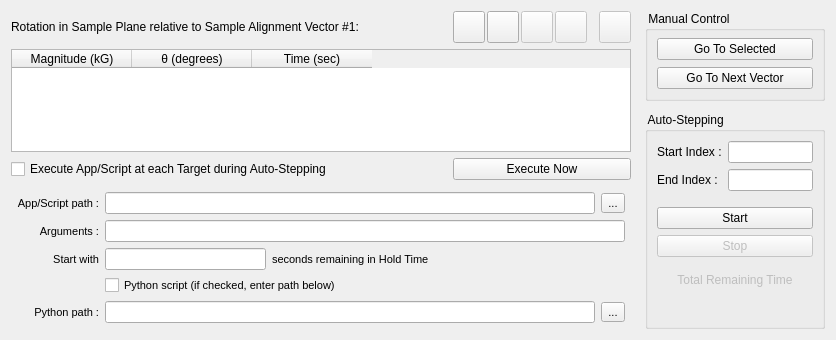
      <widget class="QWidget" name="rotationTab">
       <property name="font">
        <font>
         <pointsize>9</pointsize>
         <bold>false</bold>
        </font>
       </property>
       <attribute name="title">
        <string>Polar Rotation in Sample Alignment Plane</string>
       </attribute>
       <layout class="QGridLayout" name="rotationTabLayout">
        <property name="horizontalSpacing">
         <number>14</number>
        </property>
        <property name="verticalSpacing">
         <number>6</number>
        </property>
        <item row="0" column="3">
         <widget class="QFrame" name="polarRowEditFrame">
          <property name="minimumSize">
           <size>
            <width>0</width>
            <height>32</height>
           </size>
          </property>
          <property name="frameShape">
           <enum>QFrame::NoFrame</enum>
          </property>
          <property name="frameShadow">
           <enum>QFrame::Raised</enum>
          </property>
          <property name="lineWidth">
           <number>0</number>
          </property>
          <layout class="QHBoxLayout" name="polarRowEditHorizontalLayout">
           <property name="spacing">
            <number>2</number>
           </property>
           <property name="leftMargin">
            <number>0</number>
           </property>
           <property name="topMargin">
            <number>0</number>
           </property>
           <property name="rightMargin">
            <number>0</number>
           </property>
           <property name="bottomMargin">
            <number>0</number>
           </property>
           <item>
            <widget class="QToolButton" name="polarAddRowAboveToolButton">
             <property name="enabled">
              <bool>true</bool>
             </property>
             <property name="minimumSize">
              <size>
               <width>32</width>
               <height>32</height>
              </size>
             </property>
             <property name="toolTip">
              <string>Add Row Above</string>
             </property>
             <property name="text">
              <string/>
             </property>
             <property name="icon">
              <iconset>
               <normalon>:/multiaxis/Resources/insert-above.png</normalon>
              </iconset>
             </property>
             <property name="iconSize">
              <size>
               <width>24</width>
               <height>24</height>
              </size>
             </property>
            </widget>
           </item>
           <item>
            <widget class="QToolButton" name="polarAddRowBelowToolButton">
             <property name="enabled">
              <bool>true</bool>
             </property>
             <property name="minimumSize">
              <size>
               <width>32</width>
               <height>32</height>
              </size>
             </property>
             <property name="toolTip">
              <string>Add Row Below</string>
             </property>
             <property name="text">
              <string/>
             </property>
             <property name="icon">
              <iconset resource="multiaxisoperation.qrc">
               <normaloff>:/multiaxis/Resources/insert-below.png</normaloff>:/multiaxis/Resources/insert-below.png</iconset>
             </property>
             <property name="iconSize">
              <size>
               <width>24</width>
               <height>24</height>
              </size>
             </property>
            </widget>
           </item>
           <item>
            <widget class="QToolButton" name="polarRemoveRowToolButton">
             <property name="enabled">
              <bool>false</bool>
             </property>
             <property name="minimumSize">
              <size>
               <width>32</width>
               <height>32</height>
              </size>
             </property>
             <property name="toolTip">
              <string>Delete Row</string>
             </property>
             <property name="text">
              <string/>
             </property>
             <property name="icon">
              <iconset resource="multiaxisoperation.qrc">
               <normaloff>:/multiaxis/Resources/delete-row.png</normaloff>:/multiaxis/Resources/delete-row.png</iconset>
             </property>
             <property name="iconSize">
              <size>
               <width>24</width>
               <height>24</height>
              </size>
             </property>
            </widget>
           </item>
           <item>
            <widget class="QToolButton" name="polarTableClearToolButton">
             <property name="enabled">
              <bool>false</bool>
             </property>
             <property name="minimumSize">
              <size>
               <width>32</width>
               <height>32</height>
              </size>
             </property>
             <property name="toolTip">
              <string>Clear Table</string>
             </property>
             <property name="text">
              <string/>
             </property>
             <property name="icon">
              <iconset resource="multiaxisoperation.qrc">
               <normaloff>:/multiaxis/Resources/erase-table.png</normaloff>:/multiaxis/Resources/erase-table.png</iconset>
             </property>
             <property name="iconSize">
              <size>
               <width>24</width>
               <height>24</height>
              </size>
             </property>
            </widget>
           </item>
           <item>
            <spacer name="polarToolBarSpacer">
             <property name="orientation">
              <enum>Qt::Horizontal</enum>
             </property>
             <property name="sizeType">
              <enum>QSizePolicy::Fixed</enum>
             </property>
             <property name="sizeHint" stdset="0">
              <size>
               <width>10</width>
               <height>20</height>
              </size>
             </property>
            </spacer>
           </item>
           <item>
            <widget class="QToolButton" name="polarPswitchToggleToolButton">
             <property name="enabled">
              <bool>false</bool>
             </property>
             <property name="minimumSize">
              <size>
               <width>32</width>
               <height>32</height>
              </size>
             </property>
             <property name="toolTip">
              <string>Toggle Persistence for All Entries</string>
             </property>
             <property name="text">
              <string/>
             </property>
             <property name="icon">
              <iconset resource="multiaxisoperation.qrc">
               <normaloff>:/multiaxis/Resources/pswitch.png</normaloff>:/multiaxis/Resources/pswitch.png</iconset>
             </property>
             <property name="iconSize">
              <size>
               <width>24</width>
               <height>24</height>
              </size>
             </property>
            </widget>
           </item>
          </layout>
         </widget>
        </item>
        <item row="0" column="4" rowspan="4">
         <widget class="QFrame" name="polarControlFrame">
          <property name="maximumSize">
           <size>
            <width>180</width>
            <height>16777215</height>
           </size>
          </property>
          <property name="frameShape">
           <enum>QFrame::NoFrame</enum>
          </property>
          <property name="frameShadow">
           <enum>QFrame::Raised</enum>
          </property>
          <property name="lineWidth">
           <number>0</number>
          </property>
          <layout class="QVBoxLayout" name="polarControlLayout">
           <property name="spacing">
            <number>11</number>
           </property>
           <property name="leftMargin">
            <number>0</number>
           </property>
           <property name="topMargin">
            <number>0</number>
           </property>
           <property name="rightMargin">
            <number>0</number>
           </property>
           <property name="bottomMargin">
            <number>0</number>
           </property>
           <item>
            <widget class="QGroupBox" name="manualPolarControlGroupBox">
             <property name="title">
              <string> Manual Control </string>
             </property>
             <layout class="QVBoxLayout" name="manualControlLayout_2">
              <property name="spacing">
               <number>7</number>
              </property>
              <property name="topMargin">
               <number>7</number>
              </property>
              <item>
               <widget class="QPushButton" name="goToSelectedButtonPolar">
                <property name="minimumSize">
                 <size>
                  <width>0</width>
                  <height>0</height>
                 </size>
                </property>
                <property name="toolTip">
                 <string>Goes to first row in selection</string>
                </property>
                <property name="text">
                 <string>Go To Selected</string>
                </property>
               </widget>
              </item>
              <item>
               <widget class="QPushButton" name="goToNextVectorButtonPolar">
                <property name="minimumSize">
                 <size>
                  <width>150</width>
                  <height>0</height>
                 </size>
                </property>
                <property name="maximumSize">
                 <size>
                  <width>16777215</width>
                  <height>16777215</height>
                 </size>
                </property>
                <property name="toolTip">
                 <string>Goes to next vector in table</string>
                </property>
                <property name="text">
                 <string>Go To Next Vector</string>
                </property>
               </widget>
              </item>
             </layout>
            </widget>
           </item>
           <item>
            <widget class="QGroupBox" name="autoStepGroupBoxPolar">
             <property name="minimumSize">
              <size>
               <width>0</width>
               <height>211</height>
              </size>
             </property>
             <property name="title">
              <string> Auto-Stepping </string>
             </property>
             <layout class="QGridLayout" name="polarAutostepLayout">
              <property name="topMargin">
               <number>9</number>
              </property>
              <item row="0" column="0">
               <widget class="QLabel" name="startIndexLabelPolar">
                <property name="text">
                 <string>Start Index :</string>
                </property>
               </widget>
              </item>
              <item row="1" column="1">
               <widget class="QLineEdit" name="endIndexEditPolar"/>
              </item>
              <item row="4" column="0" colspan="2">
               <widget class="QPushButton" name="autostepStartButtonPolar">
                <property name="text">
                 <string>Start</string>
                </property>
               </widget>
              </item>
              <item row="2" column="1">
               <spacer name="verticalSpacer_3">
                <property name="orientation">
                 <enum>Qt::Vertical</enum>
                </property>
                <property name="sizeType">
                 <enum>QSizePolicy::Preferred</enum>
                </property>
                <property name="sizeHint" stdset="0">
                 <size>
                  <width>20</width>
                  <height>10</height>
                 </size>
                </property>
               </spacer>
              </item>
              <item row="9" column="1">
               <spacer name="verticalSpacer_4">
                <property name="orientation">
                 <enum>Qt::Vertical</enum>
                </property>
                <property name="sizeType">
                 <enum>QSizePolicy::MinimumExpanding</enum>
                </property>
                <property name="sizeHint" stdset="0">
                 <size>
                  <width>20</width>
                  <height>10</height>
                 </size>
                </property>
               </spacer>
              </item>
              <item row="1" column="0">
               <widget class="QLabel" name="endIndexLabelPolar">
                <property name="text">
                 <string>End Index :</string>
                </property>
               </widget>
              </item>
              <item row="0" column="1">
               <widget class="QLineEdit" name="startIndexEditPolar"/>
              </item>
              <item row="5" column="0" colspan="2">
               <widget class="QPushButton" name="autostartStopButtonPolar">
                <property name="enabled">
                 <bool>false</bool>
                </property>
                <property name="text">
                 <string>Stop</string>
                </property>
               </widget>
              </item>
              <item row="8" column="0" colspan="2">
               <widget class="QLabel" name="polarRemainingTimeValue">
                <property name="enabled">
                 <bool>false</bool>
                </property>
                <property name="text">
                 <string/>
                </property>
                <property name="alignment">
                 <set>Qt::AlignCenter</set>
                </property>
               </widget>
              </item>
              <item row="7" column="0" colspan="2">
               <widget class="QLabel" name="polarRemainingTimeLabel">
                <property name="enabled">
                 <bool>false</bool>
                </property>
                <property name="text">
                 <string>Total Remaining Time</string>
                </property>
                <property name="alignment">
                 <set>Qt::AlignCenter</set>
                </property>
               </widget>
              </item>
              <item row="6" column="1">
               <spacer name="verticalSpacer_6">
                <property name="orientation">
                 <enum>Qt::Vertical</enum>
                </property>
                <property name="sizeType">
                 <enum>QSizePolicy::Preferred</enum>
                </property>
                <property name="sizeHint" stdset="0">
                 <size>
                  <width>20</width>
                  <height>10</height>
                 </size>
                </property>
               </spacer>
              </item>
             </layout>
            </widget>
           </item>
          </layout>
         </widget>
        </item>
        <item row="1" column="0" colspan="4">
         <widget class="QTableWidgetWithCopyPaste" name="polarTableWidget">
          <property name="font">
           <font>
            <pointsize>9</pointsize>
            <bold>false</bold>
           </font>
          </property>
          <property name="sizeAdjustPolicy">
           <enum>QAbstractScrollArea::AdjustToContents</enum>
          </property>
          <property name="alternatingRowColors">
           <bool>false</bool>
          </property>
          <property name="selectionMode">
           <enum>QAbstractItemView::SingleSelection</enum>
          </property>
          <property name="selectionBehavior">
           <enum>QAbstractItemView::SelectRows</enum>
          </property>
          <property name="gridStyle">
           <enum>Qt::SolidLine</enum>
          </property>
          <property name="wordWrap">
           <bool>false</bool>
          </property>
          <attribute name="horizontalHeaderMinimumSectionSize">
           <number>80</number>
          </attribute>
          <attribute name="horizontalHeaderDefaultSectionSize">
           <number>120</number>
          </attribute>
          <attribute name="verticalHeaderMinimumSectionSize">
           <number>24</number>
          </attribute>
          <attribute name="verticalHeaderDefaultSectionSize">
           <number>26</number>
          </attribute>
          <column>
           <property name="text">
            <string>Magnitude (kG)</string>
           </property>
           <property name="font">
            <font/>
           </property>
          </column>
          <column>
           <property name="text">
            <string>θ (degrees)</string>
           </property>
           <property name="font">
            <font/>
           </property>
          </column>
          <column>
           <property name="text">
            <string>Time (sec)</string>
           </property>
           <property name="font">
            <font/>
           </property>
          </column>
         </widget>
        </item>
        <item row="2" column="0">
         <widget class="QCheckBox" name="executePolarCheckBox">
          <property name="minimumSize">
           <size>
            <width>0</width>
            <height>20</height>
           </size>
          </property>
          <property name="maximumSize">
           <size>
            <width>16777215</width>
            <height>20</height>
           </size>
          </property>
          <property name="toolTip">
           <string>Launches the specified app or script in the background at each table target</string>
          </property>
          <property name="text">
           <string>Execute App/Script at each Target during Auto-Stepping</string>
          </property>
         </widget>
        </item>
        <item row="2" column="1">
         <spacer name="horizontalSpacer_9">
          <property name="orientation">
           <enum>Qt::Horizontal</enum>
          </property>
          <property name="sizeType">
           <enum>QSizePolicy::Preferred</enum>
          </property>
          <property name="sizeHint" stdset="0">
           <size>
            <width>79</width>
            <height>21</height>
           </size>
          </property>
         </spacer>
        </item>
        <item row="3" column="0" colspan="4">
         <widget class="QFrame" name="polarAppFrame">
          <property name="sizePolicy">
           <sizepolicy hsizetype="Preferred" vsizetype="Fixed">
            <horstretch>0</horstretch>
            <verstretch>0</verstretch>
           </sizepolicy>
          </property>
          <property name="minimumSize">
           <size>
            <width>0</width>
            <height>137</height>
           </size>
          </property>
          <property name="font">
           <font>
            <pointsize>8</pointsize>
            <bold>false</bold>
           </font>
          </property>
          <property name="frameShape">
           <enum>QFrame::NoFrame</enum>
          </property>
          <property name="frameShadow">
           <enum>QFrame::Plain</enum>
          </property>
          <layout class="QGridLayout" name="appLayout_2">
           <property name="leftMargin">
            <number>6</number>
           </property>
           <property name="topMargin">
            <number>6</number>
           </property>
           <property name="rightMargin">
            <number>6</number>
           </property>
           <property name="bottomMargin">
            <number>6</number>
           </property>
           <item row="1" column="4">
            <widget class="QToolButton" name="polarAppLocationButton">
             <property name="toolTip">
              <string>Browse for location...</string>
             </property>
             <property name="text">
              <string>...</string>
             </property>
            </widget>
           </item>
           <item row="5" column="4">
            <widget class="QToolButton" name="polarPythonLocationButton">
             <property name="toolTip">
              <string>Browse for Python location...</string>
             </property>
             <property name="text">
              <string>...</string>
             </property>
            </widget>
           </item>
           <item row="1" column="0">
            <widget class="QLabel" name="polarAppLocationLabel">
             <property name="text">
              <string>App/Script path :</string>
             </property>
             <property name="alignment">
              <set>Qt::AlignRight|Qt::AlignTrailing|Qt::AlignVCenter</set>
             </property>
            </widget>
           </item>
           <item row="3" column="4">
            <spacer name="horizontalSpacer_10">
             <property name="orientation">
              <enum>Qt::Horizontal</enum>
             </property>
             <property name="sizeType">
              <enum>QSizePolicy::Minimum</enum>
             </property>
             <property name="sizeHint" stdset="0">
              <size>
               <width>10</width>
               <height>20</height>
              </size>
             </property>
            </spacer>
           </item>
           <item row="3" column="2">
            <widget class="QLabel" name="polarAppStartLabel2">
             <property name="text">
              <string>seconds remaining in Hold Time</string>
             </property>
            </widget>
           </item>
           <item row="3" column="0">
            <widget class="QLabel" name="polarAppStartLabel1">
             <property name="text">
              <string>Start with</string>
             </property>
             <property name="alignment">
              <set>Qt::AlignRight|Qt::AlignTrailing|Qt::AlignVCenter</set>
             </property>
            </widget>
           </item>
           <item row="5" column="0">
            <widget class="QLabel" name="polarPythonPathLabel">
             <property name="text">
              <string>Python path :</string>
             </property>
             <property name="alignment">
              <set>Qt::AlignRight|Qt::AlignTrailing|Qt::AlignVCenter</set>
             </property>
            </widget>
           </item>
           <item row="4" column="1" colspan="4">
            <widget class="QCheckBox" name="polarPythonCheckBox">
             <property name="text">
              <string>Python script (if checked, enter path below)</string>
             </property>
            </widget>
           </item>
           <item row="3" column="1">
            <widget class="QLineEdit" name="polarAppStartEdit">
             <property name="minimumSize">
              <size>
               <width>0</width>
               <height>20</height>
              </size>
             </property>
             <property name="alignment">
              <set>Qt::AlignCenter</set>
             </property>
            </widget>
           </item>
           <item row="2" column="0">
            <widget class="QLabel" name="polarAppArgsLabel">
             <property name="text">
              <string>Arguments :</string>
             </property>
             <property name="alignment">
              <set>Qt::AlignRight|Qt::AlignTrailing|Qt::AlignVCenter</set>
             </property>
            </widget>
           </item>
           <item row="3" column="3">
            <spacer name="horizontalSpacer_11">
             <property name="orientation">
              <enum>Qt::Horizontal</enum>
             </property>
             <property name="sizeHint" stdset="0">
              <size>
               <width>40</width>
               <height>20</height>
              </size>
             </property>
            </spacer>
           </item>
           <item row="1" column="1" colspan="3">
            <widget class="QLineEdit" name="polarAppLocationEdit">
             <property name="minimumSize">
              <size>
               <width>0</width>
               <height>20</height>
              </size>
             </property>
            </widget>
           </item>
           <item row="5" column="1" colspan="3">
            <widget class="QLineEdit" name="polarPythonPathEdit">
             <property name="minimumSize">
              <size>
               <width>0</width>
               <height>21</height>
              </size>
             </property>
            </widget>
           </item>
           <item row="2" column="1" colspan="4">
            <widget class="QLineEdit" name="polarAppArgsEdit">
             <property name="minimumSize">
              <size>
               <width>0</width>
               <height>20</height>
              </size>
             </property>
            </widget>
           </item>
          </layout>
         </widget>
        </item>
        <item row="2" column="3">
         <widget class="QPushButton" name="executePolarNowButton">
          <property name="sizePolicy">
           <sizepolicy hsizetype="Preferred" vsizetype="Fixed">
            <horstretch>0</horstretch>
            <verstretch>0</verstretch>
           </sizepolicy>
          </property>
          <property name="minimumSize">
           <size>
            <width>100</width>
            <height>0</height>
           </size>
          </property>
          <property name="maximumSize">
           <size>
            <width>16777215</width>
            <height>16777215</height>
           </size>
          </property>
          <property name="text">
           <string>Execute Now</string>
          </property>
         </widget>
        </item>
        <item row="0" column="0" colspan="3">
         <widget class="QLabel" name="polarValuesTableLabel">
          <property name="maximumSize">
           <size>
            <width>16777215</width>
            <height>26</height>
           </size>
          </property>
          <property name="text">
           <string>Rotation in Sample Plane relative to Sample Alignment Vector #1:</string>
          </property>
         </widget>
        </item>
       </layout>
      </widget>
